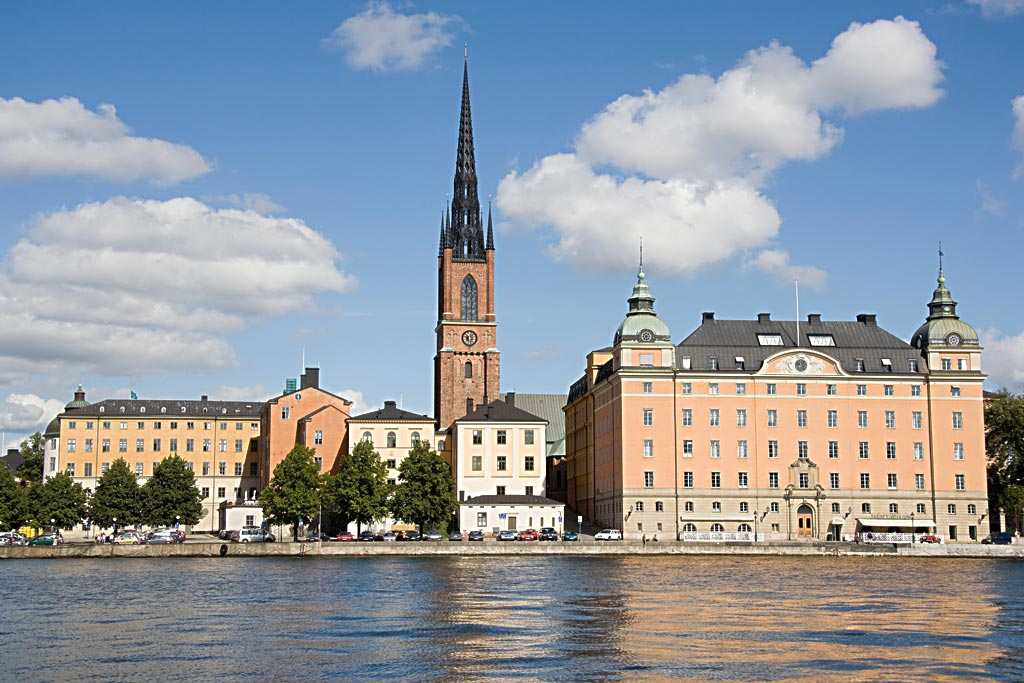
%> input picture images/image.jpg, 1024 x 683 px
$ octave finer_resolution_3.m   (GNU Octave 9; MATLAB toolbox functions it lacks are replaced by stand-ins)
%> lines starting %> are read from the running program, lines starting %| are printed output that depends on the picture
%sampling frequency is higher
%read an image
IM=imread('image.jpg');
%> IM is the input picture: size 683x1024x3 uint8; mean R, G, B 142.1, 150.6, 160
IM=rgb2gray(IM);
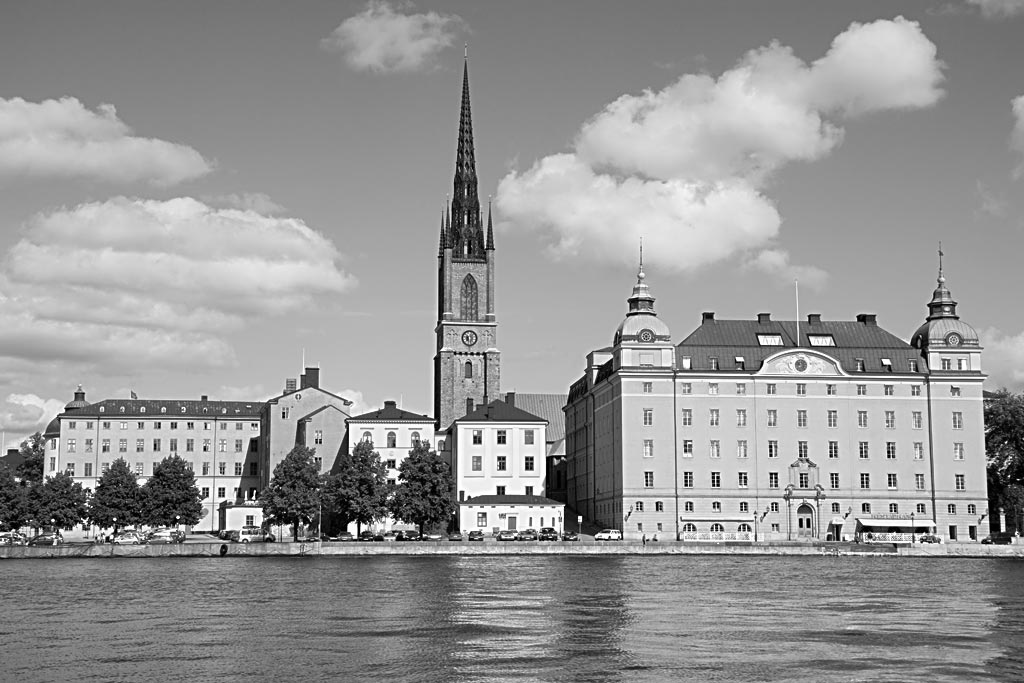
%> IM: size 683x1024 uint8; min 0, max 255, mean 149.1
IM=imresize(IM,0.25);
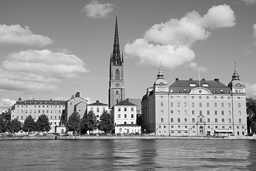
%> IM: size 171x256 uint8; min 0, max 255, mean 149.1
IM=im2double(IM);
%> IM: size 171x256 double
figure,imshow(IM);

%Generate black space outside of the picture
temp=zeros(771,856);
for x=301:471
    for y=301:556
        temp(x,y)=IM(x-300,y-300);
    end
end
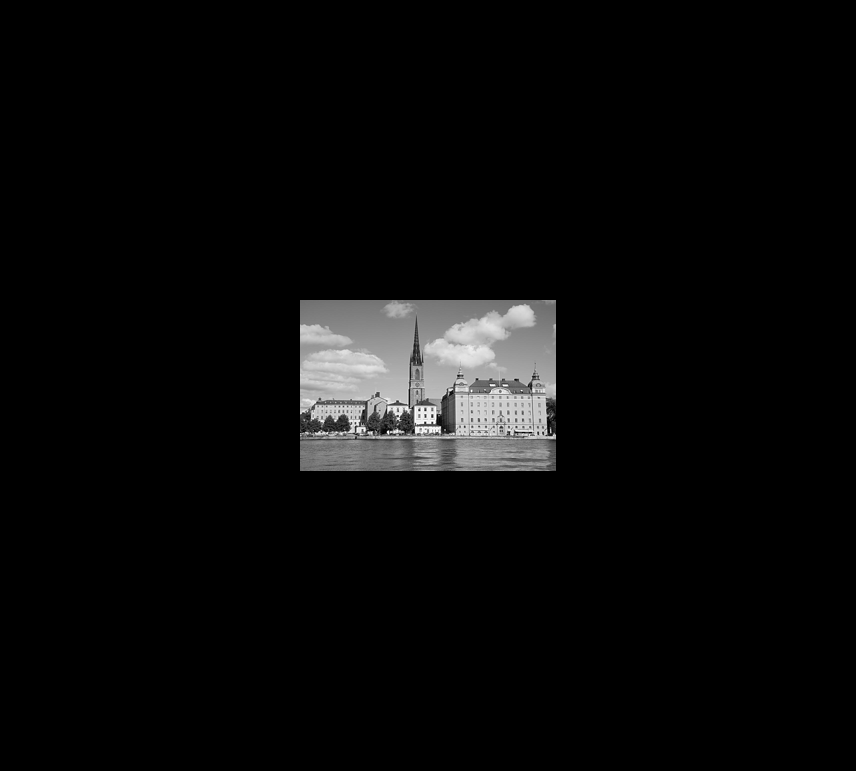
%> temp: size 771x856 double; min 0, max 1, mean 0.0388

IM=zeros(771,856);
for x=1:771
    for y=1:856
        IM(x,y)=temp(x,y);
    end
end

figure,imshow(IM);

%Generate randon angles
fai=2*pi*rand(771,856,'double');

%get the frequency domain of the sharp image, simulate the experimental
%diffraction pattern
FFT_IM=fft2(IM);
%FFT_IM=fftshift(FFT_IM);
FFT_IM=abs(FFT_IM);

%Generate a new image with the Fourier frequency of the blured image and the random angles
FFT_IM_new=FFT_IM.*exp(1i*fai);
IM_new=abs(ifft2(FFT_IM_new));
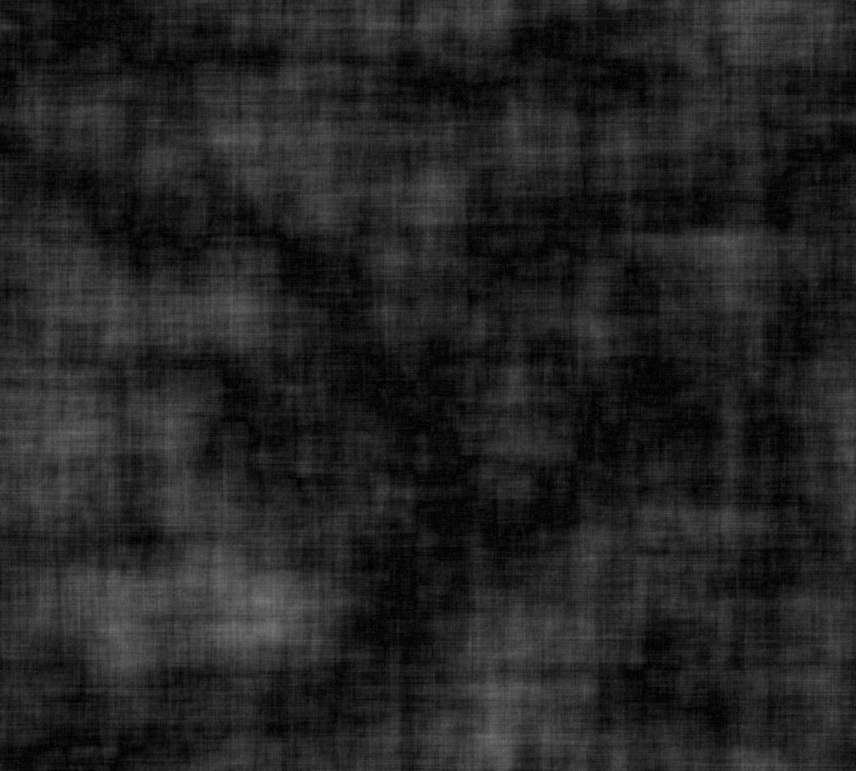
%> IM_new: size 771x856 double; min 0.000185, max 0.468, mean 0.141

%Iteration between the real space and reciprocal space
Iteration=100;
%> (the run ends here)
